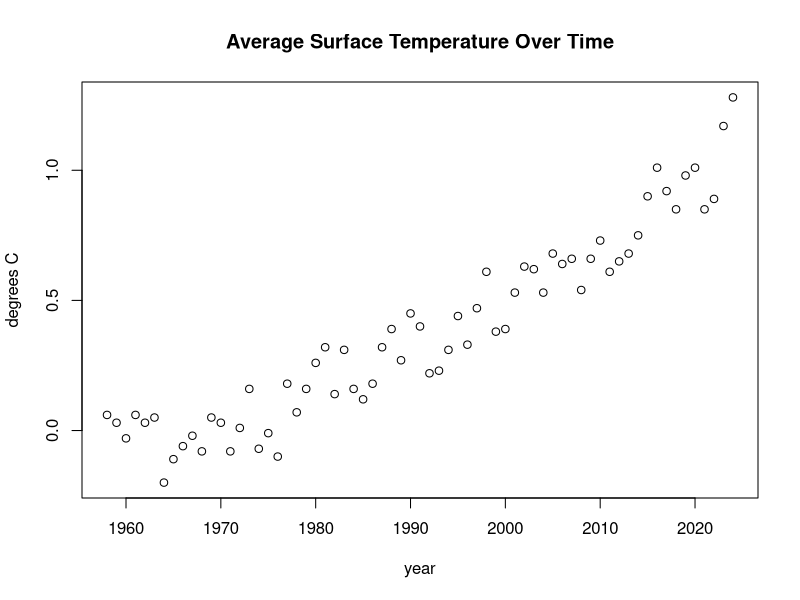
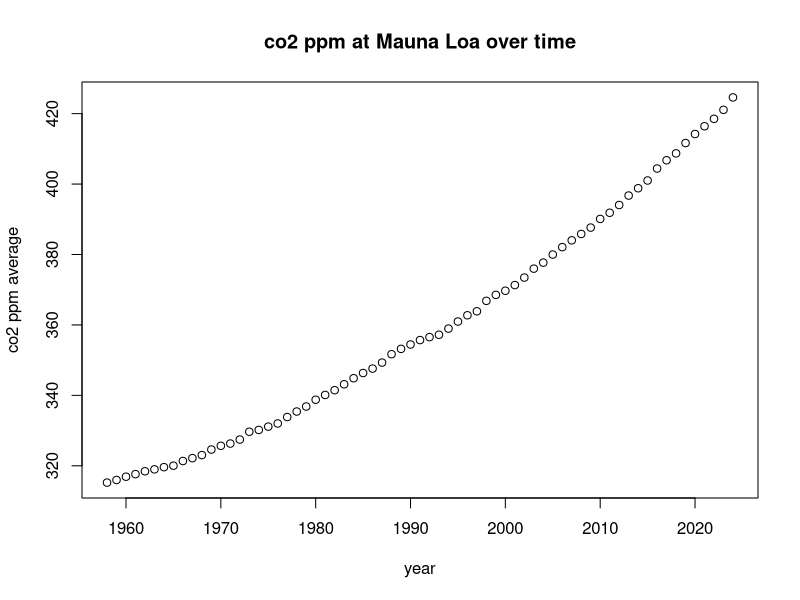
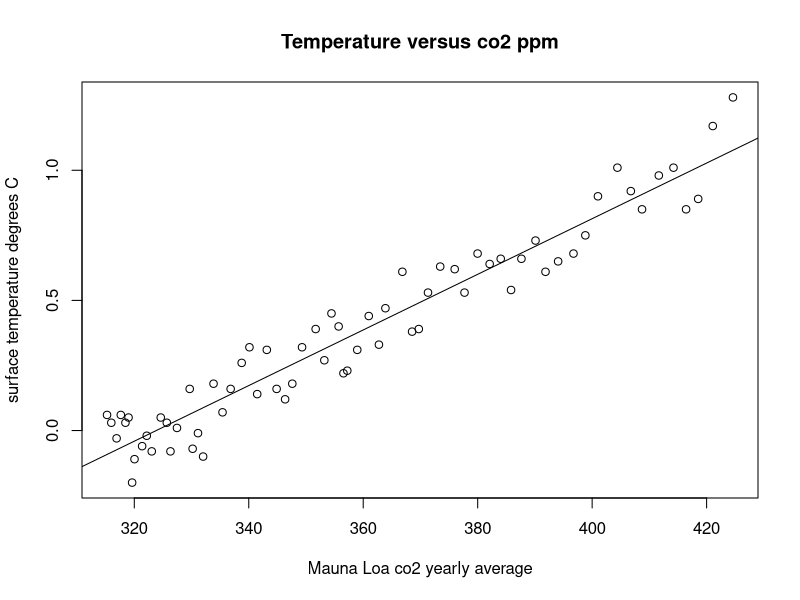

Reproduce these figures in R, in order.
#Exploring the Relationship Between Atmospheric C02 
# and Global Surface Temperature
#
# Statistical Modelling in R
# Method: Simple Linear Regression 
#Adapted from a statistical modelling exercise

# First Import the dataset and assign it to vectors 
co2_temperature_data<-read.csv("co2_temperature_data.csv")
names(co2_temperature_data)
year<-co2_temperature_data$year
x<-co2_temperature_data$CO2
y<-co2_temperature_data$Temperature 
co2_temperature_model<-lm(y~x)
summary(co2_temperature_model)

#plot the data to see see corresponding plots  
plot(year, y, main="Average Surface Temperature Over Time", xlab= "year", ylab= "degrees C") 
plot(year, x, main= "co2 ppm at Mauna Loa over time", xlab="year", ylab="co2 ppm average") 
plot(x,y, main="Temperature versus co2 ppm", xlab= "Mauna Loa co2 yearly average", ylab= "surface temperature degrees C")
abline(co2_temperature_model) 
